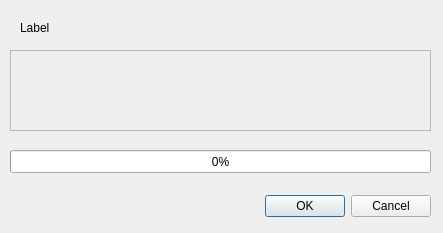
<?xml version="1.0" encoding="UTF-8"?>
<ui version="4.0">
 <class>FetchPushDialog</class>
 <widget class="QDialog" name="FetchPushDialog">
  <property name="geometry">
   <rect>
    <x>0</x>
    <y>0</y>
    <width>443</width>
    <height>233</height>
   </rect>
  </property>
  <property name="windowTitle">
   <string>Fetch</string>
  </property>
  <widget class="QDialogButtonBox" name="buttonBox">
   <property name="geometry">
    <rect>
     <x>90</x>
     <y>190</y>
     <width>341</width>
     <height>32</height>
    </rect>
   </property>
   <property name="orientation">
    <enum>Qt::Horizontal</enum>
   </property>
   <property name="standardButtons">
    <set>QDialogButtonBox::Cancel|QDialogButtonBox::Ok</set>
   </property>
  </widget>
  <widget class="QLabel" name="chooseRemoteLabel">
   <property name="geometry">
    <rect>
     <x>20</x>
     <y>20</y>
     <width>401</width>
     <height>16</height>
    </rect>
   </property>
   <property name="text">
    <string>Label</string>
   </property>
  </widget>
  <widget class="Tao::RemoteSelectionFrame" name="rsFrame">
   <property name="enabled">
    <bool>true</bool>
   </property>
   <property name="geometry">
    <rect>
     <x>10</x>
     <y>50</y>
     <width>421</width>
     <height>81</height>
    </rect>
   </property>
   <property name="frameShape">
    <enum>QFrame::StyledPanel</enum>
   </property>
   <property name="frameShadow">
    <enum>QFrame::Raised</enum>
   </property>
  </widget>
  <widget class="QProgressBar" name="progressBar">
   <property name="geometry">
    <rect>
     <x>10</x>
     <y>150</y>
     <width>421</width>
     <height>23</height>
    </rect>
   </property>
   <property name="value">
    <number>0</number>
   </property>
  </widget>
 </widget>
 <customwidgets>
  <customwidget>
   <class>Tao::RemoteSelectionFrame</class>
   <extends>QFrame</extends>
   <header>remote_selection_frame.h</header>
   <container>1</container>
  </customwidget>
 </customwidgets>
 <resources/>
 <connections>
  <connection>
   <sender>buttonBox</sender>
   <signal>accepted()</signal>
   <receiver>FetchPushDialog</receiver>
   <slot>accept()</slot>
   <hints>
    <hint type="sourcelabel">
     <x>248</x>
     <y>254</y>
    </hint>
    <hint type="destinationlabel">
     <x>157</x>
     <y>274</y>
    </hint>
   </hints>
  </connection>
  <connection>
   <sender>buttonBox</sender>
   <signal>rejected()</signal>
   <receiver>FetchPushDialog</receiver>
   <slot>reject()</slot>
   <hints>
    <hint type="sourcelabel">
     <x>316</x>
     <y>260</y>
    </hint>
    <hint type="destinationlabel">
     <x>286</x>
     <y>274</y>
    </hint>
   </hints>
  </connection>
 </connections>
</ui>
